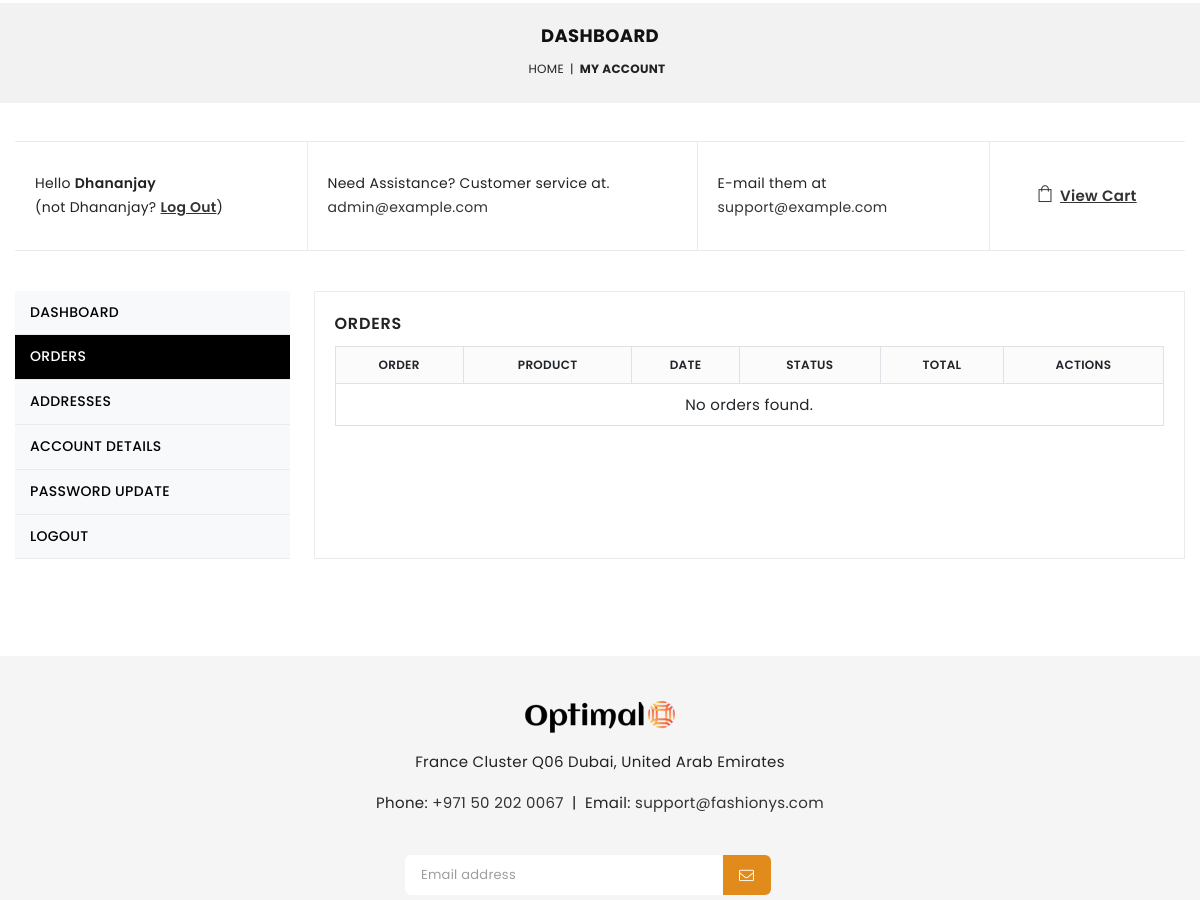
/customer-order.php (signed in, middle part), run on an earlier commit of the app's database.
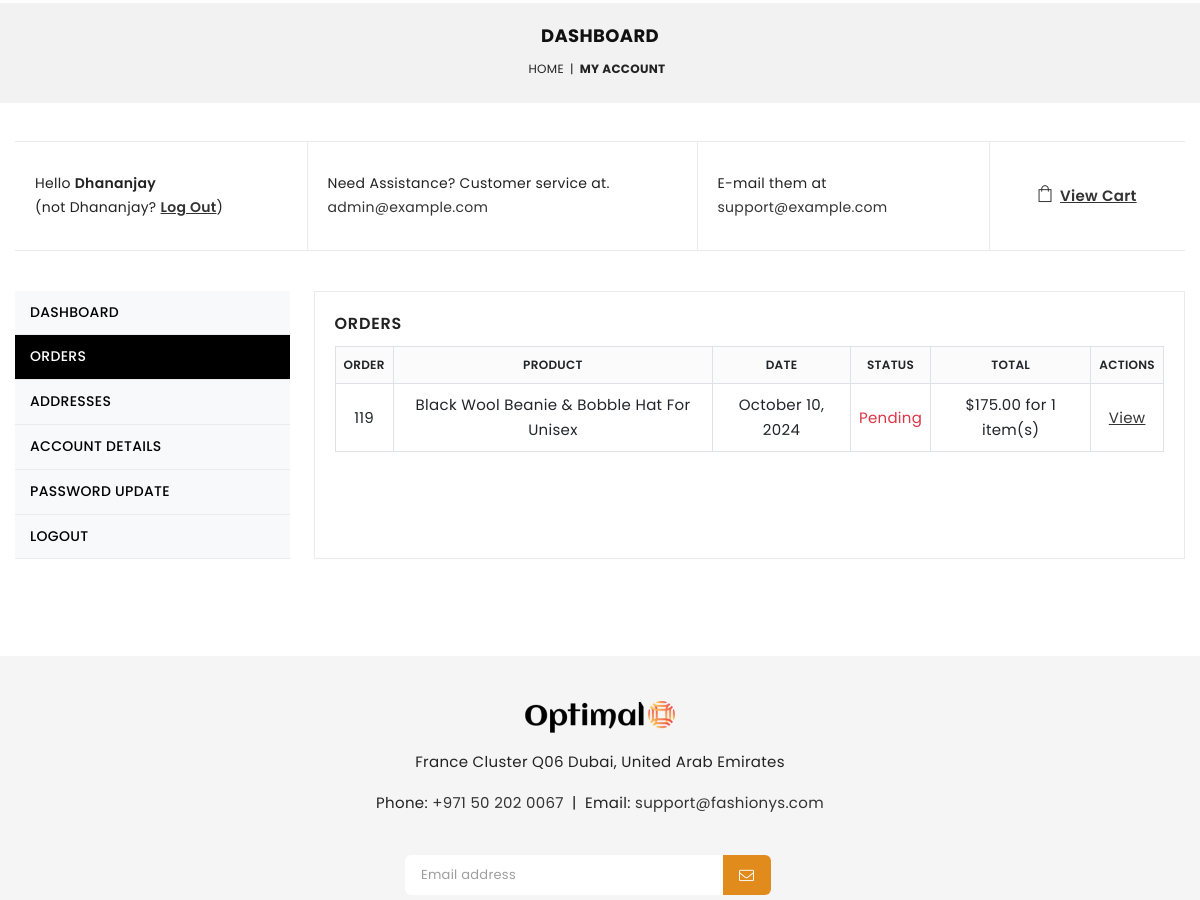
And on a later commit of the database.
### tables this page shows
CREATE TABLE `tbl_settings` (
  `id` int(11) NOT NULL,
  `logo` text NOT NULL,
  `favicon` text NOT NULL,
  `footer_about` text NOT NULL,
  `footer_copyright` text NOT NULL,
  `contact_address` text NOT NULL,
  `contact_email` varchar(255) NOT NULL,
  `contact_phone` varchar(255) NOT NULL,
  `contact_fax` varchar(255) DEFAULT NULL,
  `contact_map_iframe` text NOT NULL,
  `receive_email` varchar(255) NOT NULL,
  `receive_email_subject` varchar(255) NOT NULL,
  `receive_email_thank_you_message` text NOT NULL,
  `forget_password_message` text NOT NULL,
  `total_recent_post_footer` int(10) NOT NULL,
  `total_popular_post_footer` int(10) NOT NULL,
  `total_recent_post_sidebar` int(11) NOT NULL,
  `total_popular_post_sidebar` int(11) NOT NULL,
  `total_featured_product_home` int(11) NOT NULL,
  `total_latest_product_home` int(11) NOT NULL,
  `total_popular_product_home` int(11) NOT NULL,
  `meta_title_home` text NOT NULL,
  `meta_keyword_home` text NOT NULL,
  `meta_description_home` text NOT NULL,
  `banner_login` text NOT NULL,
  `banner_registration` text NOT NULL,
  `banner_forget_password` text NOT NULL,
  `banner_reset_password` text NOT NULL,
  `banner_search` text NOT NULL,
  `banner_cart` text NOT NULL,
  `banner_checkout` text NOT NULL,
  `banner_product_category` text NOT NULL,
  `banner_blog` text NOT NULL,
  `cta_title` varchar(255) NOT NULL,
  `cta_content` text NOT NULL,
  `cta_read_more_text` varchar(255) NOT NULL,
  `cta_read_more_url` text NOT NULL,
  `cta_photo` text NOT NULL,
  `featured_product_title` varchar(255) NOT NULL,
  `featured_product_subtitle` varchar(255) NOT NULL,
  `latest_product_title` varchar(255) NOT NULL,
  `latest_product_subtitle` varchar(255) NOT NULL,
  `popular_product_title` varchar(255) NOT NULL,
  `popular_product_subtitle` varchar(255) NOT NULL,
  `testimonial_title` varchar(255) NOT NULL,
  `testimonial_subtitle` varchar(255) NOT NULL,
  `testimonial_photo` text NOT NULL,
  `blog_title` varchar(255) NOT NULL,
  `blog_subtitle` varchar(255) NOT NULL,
  `newsletter_text` text NOT NULL,
  `paypal_email` varchar(255) NOT NULL,
  `stripe_public_key` varchar(255) NOT NULL,
  `stripe_secret_key` varchar(255) NOT NULL,
  `bank_detail` text NOT NULL,
  `before_head` text NOT NULL,
  `after_body` text NOT NULL,
  `before_body` text NOT NULL,
  `home_service_on_off` int(11) NOT NULL,
  `home_welcome_on_off` int(11) NOT NULL,
  `home_featured_product_on_off` int(11) NOT NULL,
  `home_latest_product_on_off` int(11) NOT NULL,
  `home_popular_product_on_off` int(11) NOT NULL,
  `home_testimonial_on_off` int(11) NOT NULL,
  `home_blog_on_off` int(11) NOT NULL,
  `newsletter_on_off` int(11) NOT NULL,
  `ads_above_welcome_on_off` int(1) NOT NULL,
  `ads_above_featured_product_on_off` int(1) NOT NULL,
  `ads_above_latest_product_on_off` int(1) NOT NULL,
  `ads_above_popular_product_on_off` int(1) NOT NULL,
  `ads_above_testimonial_on_off` int(1) NOT NULL,
  `ads_category_sidebar_on_off` int(1) NOT NULL
);

CREATE TABLE `tbl_order` (
  `id` int(11) NOT NULL,
  `product_id` int(11) NOT NULL,
  `product_name` varchar(255) NOT NULL,
  `size` varchar(100) NOT NULL,
  `color` varchar(100) NOT NULL,
  `quantity` varchar(50) NOT NULL,
  `unit_price` varchar(50) NOT NULL,
  `payment_id` varchar(255) NOT NULL,
  `cust_id` int(11) NOT NULL
);

CREATE TABLE `tbl_payment` (
  `id` int(11) NOT NULL,
  `customer_id` int(11) NOT NULL,
  `customer_name` varchar(255) NOT NULL,
  `customer_email` varchar(255) NOT NULL,
  `payment_date` varchar(50) NOT NULL,
  `txnid` varchar(255) NOT NULL,
  `paid_amount` int(11) NOT NULL,
  `card_number` varchar(50) NOT NULL,
  `card_cvv` varchar(10) NOT NULL,
  `card_month` varchar(10) NOT NULL,
  `card_year` varchar(10) NOT NULL,
  `bank_transaction_info` text NOT NULL,
  `payment_method` varchar(20) NOT NULL,
  `payment_status` varchar(25) NOT NULL,
  `shipping_status` varchar(20) NOT NULL,
  `payment_id` varchar(255) NOT NULL
);

### customer-order.php (the view, shortened to what this page needs)
<?php require_once('_header.php'); ?>
<?php
var_dump($_SESSION);
?>
<div id="page-content">
    <div class="collection-header">
        <div class="collection-hero">
            <div class="collection-hero__image"></div>
            <div class="collection-hero__title-wrapper container">
                <h1 class="collection-hero__title">Dashboard</h1>
                <div class="breadcrumbs text-uppercase mt-1 mt-lg-2"><a href="index.html"
                        title="Back to the home page">Home</a><span>|</span><span class="fw-bold">My Account</span>
                </div>
            </div>
        </div>
    </div>
    <div class="container pt-2">
        <div class="dashboard-upper-info">
            <div class="row align-items-center g-0">
                <div class="col-xl-3 col-lg-3 col-sm-6">
                    <div class="d-single-info">
                        <p class="user-name">Hello <span
                                class="fw-600"><?php echo $_SESSION['customer']['cust_name']; ?></span></p>
                        <p>(not <?php echo $_SESSION['customer']['cust_name']; ?>? <a class="link-underline fw-600"
                                href="logout.php">Log Out</a>)</p>
                    </div>
                </div>
                <div class="col-xl-4 col-lg-4 col-sm-6">
                    <div class="d-single-info">
                        <p>Need Assistance? Customer service at.</p>
                        <p><a href="mailto:admin@example.com">admin@example.com</a></p>
                    </div>
                </div>
                <div class="col-xl-3 col-lg-3 col-sm-6">
                    <div class="d-single-info">
                        <p>E-mail them at </p>
                        <p><a href="mailto:support@example.com">support@example.com</a></p>
                    </div>
                </div>
                <div class="col-xl-2 col-lg-2 col-sm-6">
                    <div class="d-single-info text-lg-center">
                        <a class="link-underline fw-600 view-cart" href="cart.php"><i
                                class="icon an an-sq-bag me-2"></i>View Cart</a>
                    </div>
                </div>
            </div>
        </div>
        <div class="row mb-4 mb-lg-5 pb-lg-5">
            <div class="col-xl-3 col-lg-2 col-md-12 mb-4 mb-lg-0">
                <ul class="nav flex-column bg-light h-100 dashboard-list" role="tablist">
                    <li><a class="nav-link " data-bs-toggle="tab" href="#dashboard">Dashboard</a></li>
                    <li><a class="nav-link active" href="customer-order.php">Orders</a></li>
                    <li><a class="nav-link" href="#address">Addresses</a></li>
                    <li><a class="nav-link" href="#account-details">Account details</a></li>
                    <li><a class="nav-link" href="#wishlist">Password Update</a></li>
                    <li><a class="nav-link" href="logout.php.html">logout</a></li>
                </ul>
            </div>
            <div class="col-xl-9 col-lg-10 col-md-12">
                <div class="tab-content dashboard-content">
                    <div id="orders" class="product-order tab-pane fade active show">
                        <h3>Orders</h3>
                        <?php
$entries_per_page = 7;
$current_page = isset($_GET['page']) ? (int) $_GET['page'] : 1;
$offset = ($current_page - 1) * $entries_per_page;
$customer_id = $_SESSION['customer']['cust_id'];
$statement = $pdo->prepare("
    SELECT p.*, o.product_name, o.quantity
    FROM tbl_payment p
    JOIN tbl_order o ON o.payment_id = p.payment_id
    WHERE p.customer_id = :customer_id
    ORDER BY p.id DESC
    LIMIT :limit OFFSET :offset
");
$statement->bindParam(':customer_id', $customer_id, PDO::PARAM_INT);
$statement->bindParam(':limit', $entries_per_page, PDO::PARAM_INT);
$statement->bindParam(':offset', $offset, PDO::PARAM_INT);
$statement->execute();
$payments = $statement->fetchAll(PDO::FETCH_ASSOC);
?>
                        <div class="table-responsive order-table">
                            <table class="table table-bordered table-hover align-middle text-center mb-0">
                                <thead class="alt-font">
                                    <tr>
                                        <th>Order</th>
                                        <th>Product</th>
                                        <th>Date</th>
                                        <th>Status</th>
                                        <th>Total</th>
                                        <th>Actions</th>
                                    </tr>
                                </thead>
                                <tbody>
                                    <?php if (empty($payments)): ?>
                                        <tr>
                                            <td colspan="6">No orders found.</td>
                                        </tr>
                                    <?php else: ?>
                                        <?php foreach ($payments as $payment): ?>
                                            <tr>
                                                <td><?= htmlspecialchars($payment['id']) ?></td>
                                                <td><?= htmlspecialchars($payment['product_name']) ?></td>
                                                <td><?= date("F j, Y", strtotime($payment['payment_date'])) ?></td>
                                                <td class="<?php
                                                echo match ($payment['shipping_status']) {
                                                    '2' => 'text-success',
                                                    '1' => 'text-warning',
                                                    default => 'text-danger',
                                                };
                                                ?>">
                                                    <?php
                                                    echo match ($payment['shipping_status']) {
                                                        '2' => 'Completed',
                                                        '1' => 'In-Process',
                                                        default => 'Pending',
                                                    };
                                                    ?>
                                                </td>
                                                <td>$<?= number_format($payment['paid_amount'], 2) ?> for
                                                    <?= $payment['quantity'] ?> item(s)
                                                </td>
                                                <td><a class="link-underline view" href="view_invoice.php?id=<?= htmlspecialchars($payment['payment_id']) ?>" target="_blank">View</a></td>
                                            </tr>
                                        <?php endforeach; ?>
                                    <?php endif; ?>
                                </tbody>
                            </table>
                        </div>
                    </div>
                </div>
            </div>
        </div>
    </div>
</div>
<?php require_once('_footer.php'); ?>

### _header.php (shortened to what this page needs)
<?php
include("admin/inc/config.php");
$statement = $pdo->prepare("SELECT * FROM tbl_settings WHERE id=1");
$statement->execute();
$result = $statement->fetchAll(PDO::FETCH_ASSOC);
foreach ($result as $row) {
	$logo = $row['logo'];
	$contact_email = $row['contact_email'];
	$contact_phone = $row['contact_phone'];
	$contact_address = $row['contact_address'];
}
?>
<!DOCTYPE html>
<html lang="en">
<head>
	<link rel="stylesheet" href="<?php echo BASE_URL; ?>assets/css/plugins.css" />
	<link rel="stylesheet" href="<?php echo BASE_URL; ?>assets/css/style.css" />
	<link rel="stylesheet" href="<?php echo BASE_URL; ?>assets/css/responsive.css" />
</head>
<body class="template-index index-demo1 template-product product-layout1">
	<div class="page-wrapper">

### _footer.php (shortened to what this page needs)
<div class="footer footer-1">
    <div class="footer-top clearfix">
        <div class="container">
            <div class="row">
                <div class="col-12 col-sm-12 col-md-12 col-lg-12 text-center about-col mb-4">
                    <img src="assets/uploads/<?php echo $logo; ?>" alt="Optimal" class="mb-3" />
                    <p><?php echo $contact_address; ?></p>
                    <p class="mb-0 mb-md-3">
                        Phone: <a href="tel:<?php echo $contact_phone; ?>"><?php echo $contact_phone; ?></a>
                        <span class="mx-1">|</span> Email:
                        <a href="mailto:<?php echo $contact_email; ?>"><?php echo $contact_email; ?></a>
                    </p>
                </div>
                <div class="row text-center justify-content-center">
                    <div class="col-12 col-sm-12 col-md-12 col-lg-4 newsletter-col text-center">
                        <div class="display-table pt-md-3 pt-lg-0">
                            <div class="display-table-cell footer-newsletter">
                                <form action="#" method="post">
                                    <div class="input-group">
                                        <input type="email"
                                            class="brounded-start input-group__field newsletter-input mb-0" name="EMAIL"
                                            value="" placeholder="Email address" required />
                                        <span class="input-group__btn">
                                            <button type="submit" class="btn newsletter__submit rounded-end"
                                                name="commit" id="Subscribe">
                                                <i class="an an-envelope-l"></i>
                                            </button>
                                        </span>
                                    </div>
                                </form>
                            </div>
                        </div>
                    </div>
                </div>
            </div>
        </div>
    </div>
</div>
</div>
</body>
</html>

What changed in the data, as far as the page shows it:
now on this page (row edited): tbl_order: tbl_payment.id "119", product_name "Black Wool Beanie & Bobble Hat For Unisex", tbl_payment.payment_date "October 10, 2024", tbl_payment.shipping_status "Pending", tbl_payment.paid_amount "175.00", quantity "1"
Also different on the page:
text no longer shown: "No orders found."
